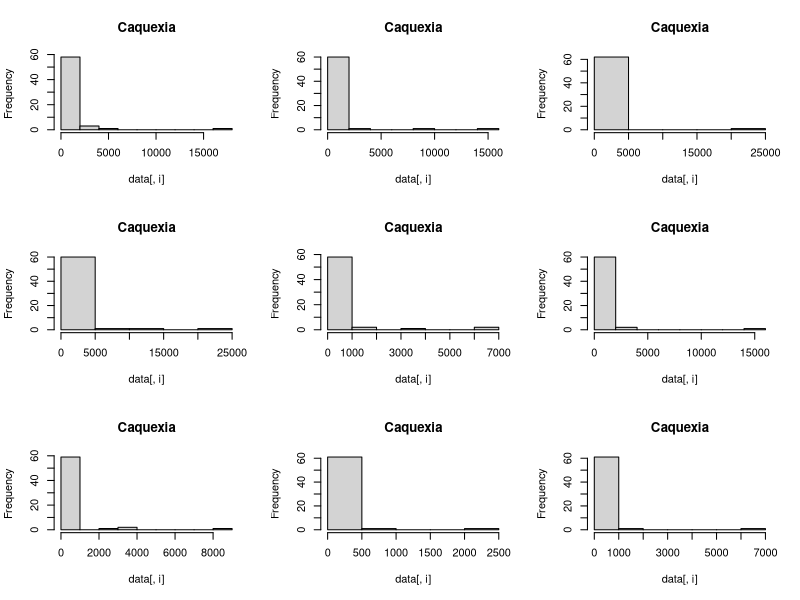
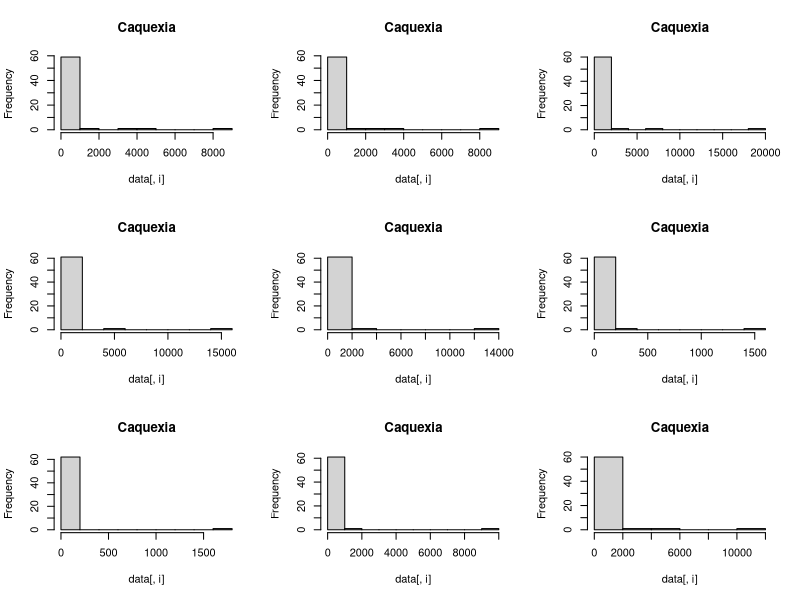
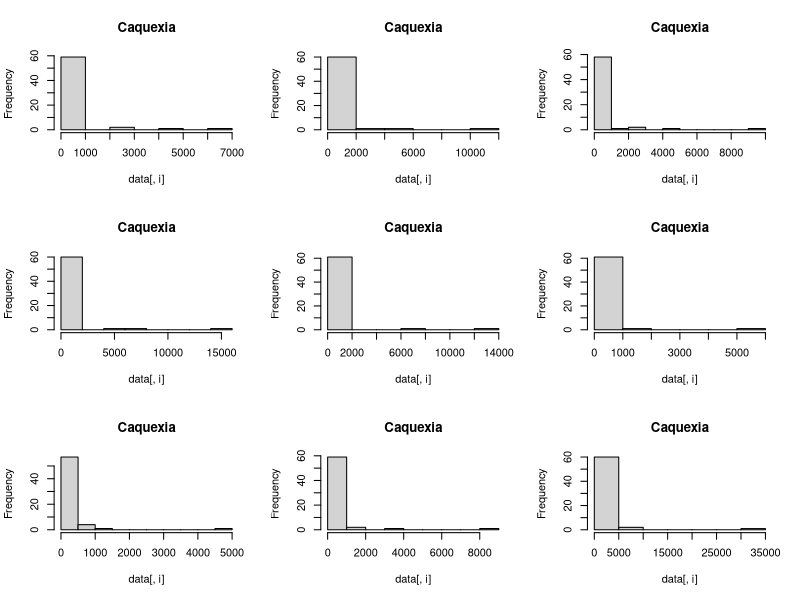
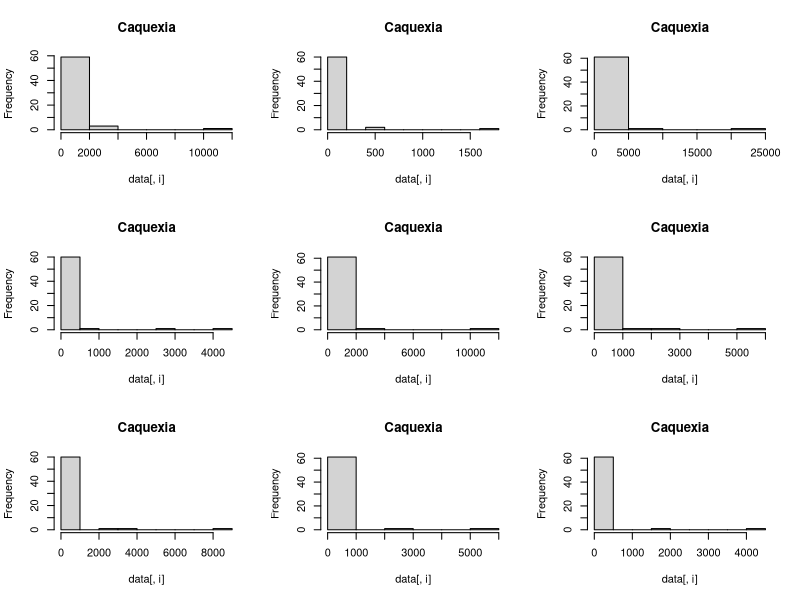
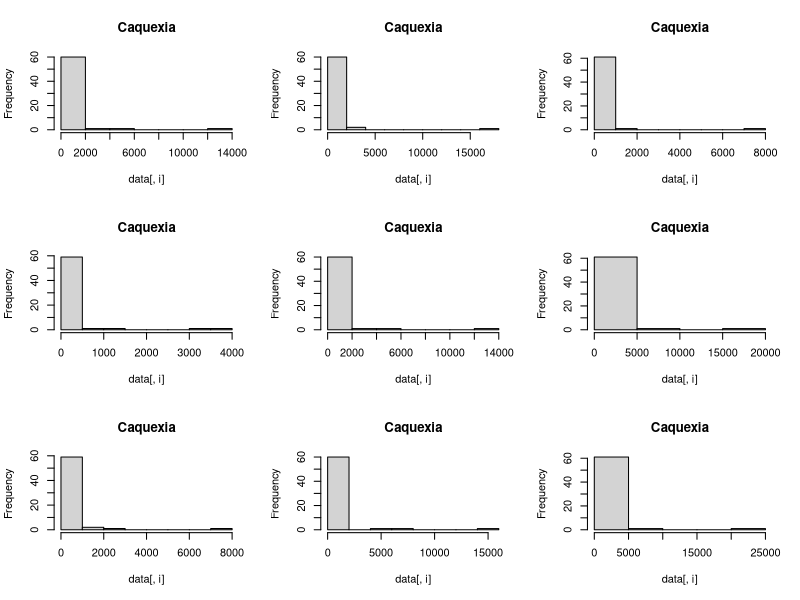
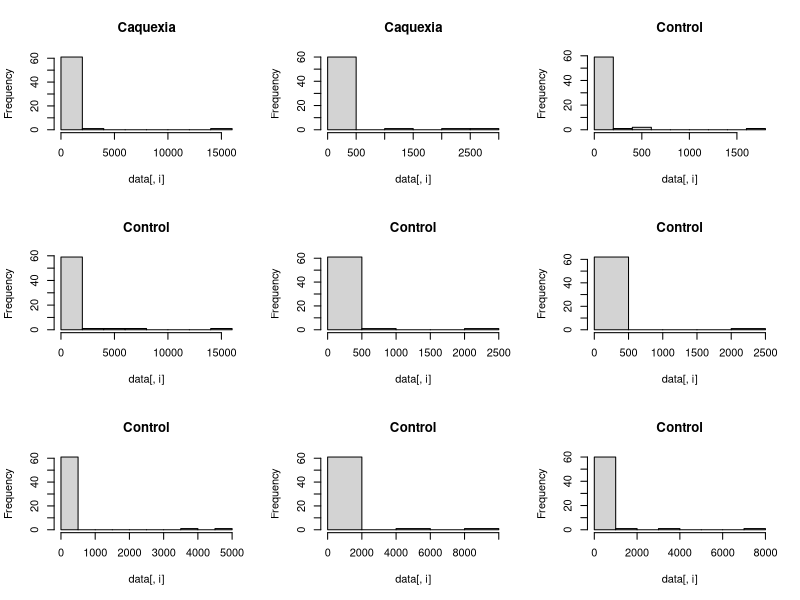
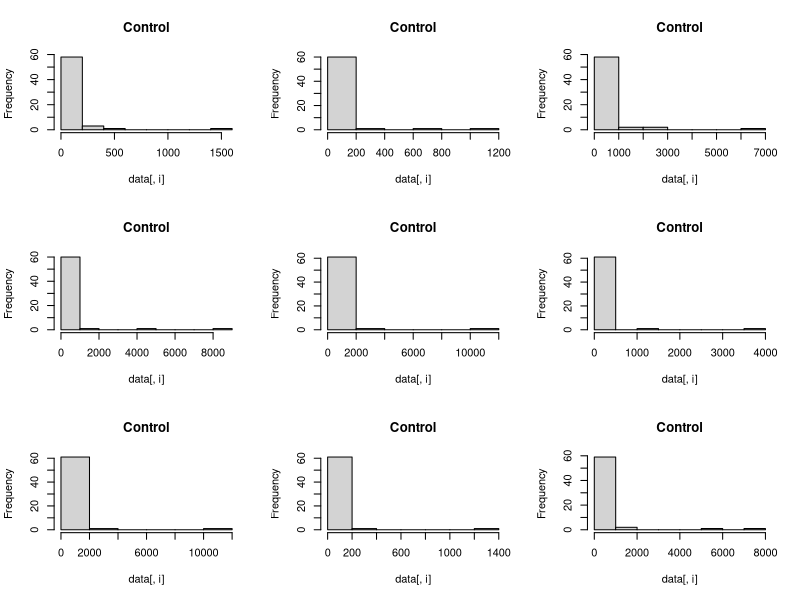
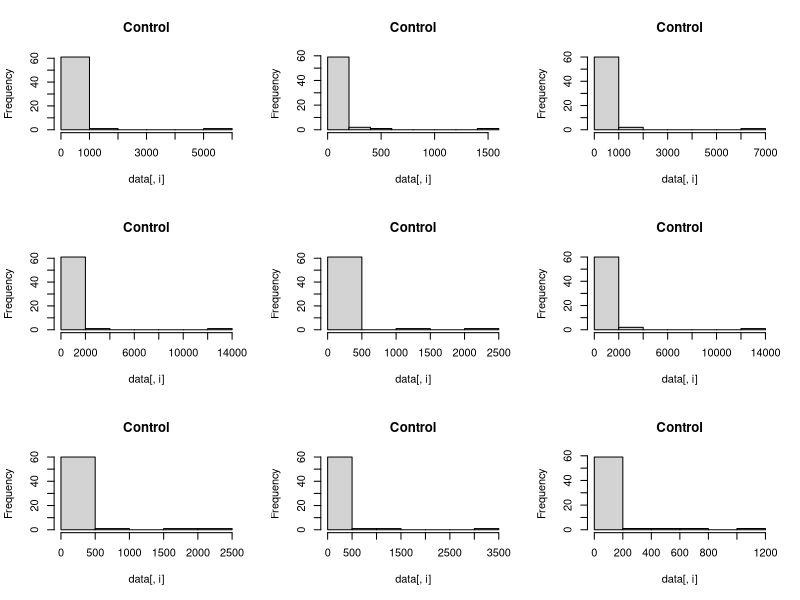

Write the R code that produced these figures, in order.
## ---- chunk 1
knitr::opts_chunk$set(echo = TRUE)
## ---- chunk 2
# Cargamos los datos en formato .txt
# La primera fila corresponde a los nombres de cada columna, la primera columna a
# los nombres de cada fila y los datos están separados por comas
data <- read.table("datamatrix.txt", header=TRUE,sep=",",row.names=1)
# Observamos las primeras filas de la matriz de datos
head(data)
## ---- chunk 3
# Observamos el nombre de las columnas
colnames(data)
## ---- chunk 4
# Se reetiquetan las columnas en base al tipo de muestra
colnames(data) <- paste(c(rep("Caquexia", 47), rep("Control", 30)))
colnames(data)
## ---- chunk 5
# Se estudia la estructura del dataset
str(data)
## ---- chunk 6
# Se hace el análisis descriptivo
summary(data)
## ---- chunk 7
# Indicamos que los histogramas se muestren con una disposición 3x3 en pantalla
opt <- par(mfrow=c(3,3))

# Mediante una iteración a todas las columnas de los datos hacemos un histograma
# para cada muestra
for(i in 1:ncol(data))
  hist(data[,i], main=names(data)[i])
par(opt)
## ---- chunk 8
# Asignamos colores por grupos
groupColors <- c(rep("red", 47), rep("blue", 30))

# Dibujamos el diagrama de cajas
boxplot(data, col=groupColors,
        xlab="Slides",
        ylab="Expresión", las=2, cex.axis=0.7, cex.main=0.7)
## ---- chunk 9
# Hacemos una transformación logarítmica de los datos
logData <- log2(data)

# Asignamos colores por grupos
groupColors <- c(rep("red", 47), rep("blue", 30))

# Dibujamos el diagrama de cajas
boxplot(logData, col=groupColors,
        xlab="Slides",
        ylab="Expresión", las=2, cex.axis=0.7, cex.main=0.7)
## ---- chunk 10
# Se computan los componentes principales
pca <- prcomp(t(logData), scale = FALSE)
loads <- round(pca$sdev^2/sum(pca$sdev^2)*100,1)

# Se representan los dos componentes principales
xlab <- c(paste("PC1", loads[1], "%"))
ylab <- c(paste("PC2", loads[2], "%"))
plot(pca$x[,1:2], xlab=xlab, ylab=ylab, col=groupColors, 
     main="Análisis de componentes principales (PCA)")
## ---- chunk 11
# Se hace el agrupamiento jerárquico y se grafica
clustering <- hclust(dist(t(logData)), method="average")
plot(clustering, hang=-1, xlim=c(0,100))
## ---- chunk 12
# Se genera una función que aplique el test t y devuelva los pvalores
ttest <- function(x){tt=t.test(x[1:47],x[48:77])
return(tt$p.value)}

# Se aplica la función a los datos y se extraen los pvalores
resp <- apply(logData,1,ttest)
pvals <- resp

# Utilizando los pvalores detectamos cuantos metabolitos son de interés 
for (i in 0.05)
  print(paste("Metabolitos de interés:", length(which(pvals<i))))

# Se puede restringir más la búsqueda
for (i in 0.0001)
  print(paste("Metabolitos de interés (restricción):", length(which(pvals<i))))
